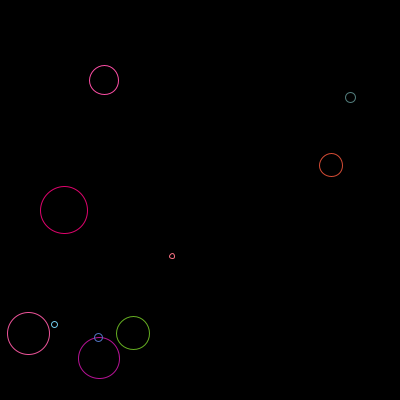
Frame 1 (no input)
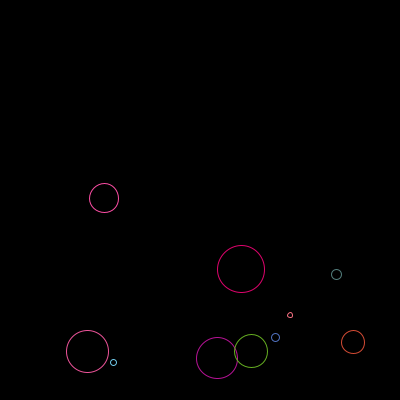
Frame 60 (the mouse pressed at the canvas centre just before this capture)
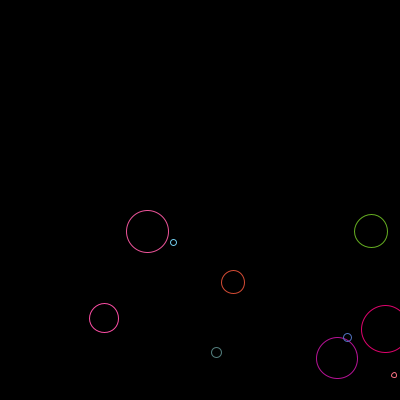
Frame 120 (the mouse held since frame 60 and released just before this capture)

The Processing sketch that drew these frames (run headless with seeded random() and noise(); from frame 60 on, the mouse is pressed at the canvas centre):

// Processing sketch: processing_147427
// ── processing_147427.pde

//Copyright Christopher Henley 2014
//ICE17

final int MAX_FIGURES=10;
Figure allFigures[]=new Figure[MAX_FIGURES];

void setup(){
  size(400,400);
  initializeFigures();
}
void initializeFigures(){
  for (int i=0; i<allFigures.length; i++){
    allFigures[i]=new Figure();
    allFigures[i].setup();
  }
}

void draw(){
  background(0);
  for (int i=0; i<allFigures.length; i++){
    allFigures[i].moveFigures();
    allFigures[i].drawFigures();
  }
}
class Figure
{
 int x,y,dim,deltaX,deltaY;
 color col;
 
 void setup(){
   for (int i=0; i<allFigures.length; i++){
     x=int(random(width));
     y=int(random(height));
     deltaX=int(random(4));
     deltaY=int(random(4));
     dim=int(random(50));
     col=color(random(255),random(255),random(255));
   }
 }
 
 void moveFigures(){
   noFill();
   stroke(col);
   ellipse(x,y,dim,dim);
 }
 
 void drawFigures(){
   x+=deltaX;
   if (x>width || x<0){
     deltaX=-deltaX;
   }
   y+=deltaY;
   if (y>height || y<0){
     deltaY=-deltaY;
   }
 }
}
 
